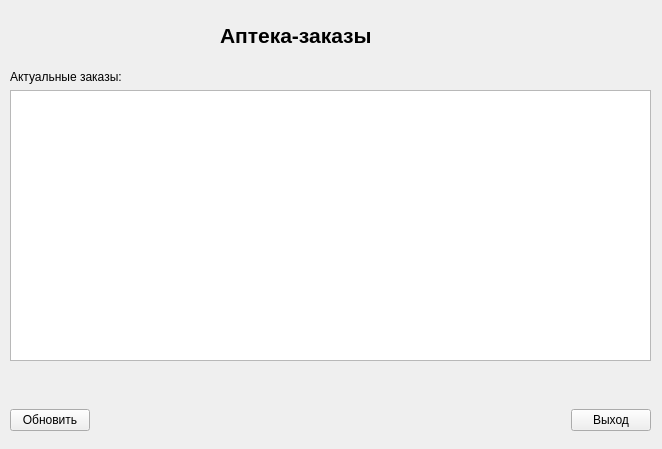
<?xml version="1.0" encoding="UTF-8"?>
<ui version="4.0">
 <class>Apteka</class>
 <widget class="QWidget" name="Apteka">
  <property name="geometry">
   <rect>
    <x>0</x>
    <y>0</y>
    <width>662</width>
    <height>449</height>
   </rect>
  </property>
  <property name="windowTitle">
   <string>Form</string>
  </property>
  <widget class="QLabel" name="label">
   <property name="geometry">
    <rect>
     <x>220</x>
     <y>10</y>
     <width>201</width>
     <height>51</height>
    </rect>
   </property>
   <property name="font">
    <font>
     <pointsize>15</pointsize>
    </font>
   </property>
   <property name="text">
    <string>&lt;html&gt;&lt;head/&gt;&lt;body&gt;&lt;p&gt;&lt;span style=&quot; font-size:16pt; font-weight:700;&quot;&gt;Аптека-заказы&lt;/span&gt;&lt;/p&gt;&lt;/body&gt;&lt;/html&gt;</string>
   </property>
  </widget>
  <widget class="QWidget" name="layoutWidget">
   <property name="geometry">
    <rect>
     <x>10</x>
     <y>400</y>
     <width>641</width>
     <height>41</height>
    </rect>
   </property>
   <layout class="QHBoxLayout" name="horizontalLayout">
    <item>
     <widget class="QPushButton" name="refreshButton">
      <property name="text">
       <string>Обновить</string>
      </property>
     </widget>
    </item>
    <item>
     <spacer name="horizontalSpacer">
      <property name="orientation">
       <enum>Qt::Orientation::Horizontal</enum>
      </property>
      <property name="sizeHint" stdset="0">
       <size>
        <width>40</width>
        <height>20</height>
       </size>
      </property>
     </spacer>
    </item>
    <item>
     <widget class="QPushButton" name="exitButton">
      <property name="text">
       <string>Выход</string>
      </property>
     </widget>
    </item>
   </layout>
  </widget>
  <widget class="QWidget" name="">
   <property name="geometry">
    <rect>
     <x>10</x>
     <y>70</y>
     <width>641</width>
     <height>291</height>
    </rect>
   </property>
   <layout class="QVBoxLayout" name="verticalLayout">
    <item>
     <widget class="QLabel" name="label_2">
      <property name="text">
       <string>Актуальные заказы:</string>
      </property>
     </widget>
    </item>
    <item>
     <widget class="QListWidget" name="ordersList"/>
    </item>
   </layout>
  </widget>
 </widget>
 <resources/>
 <connections/>
</ui>
